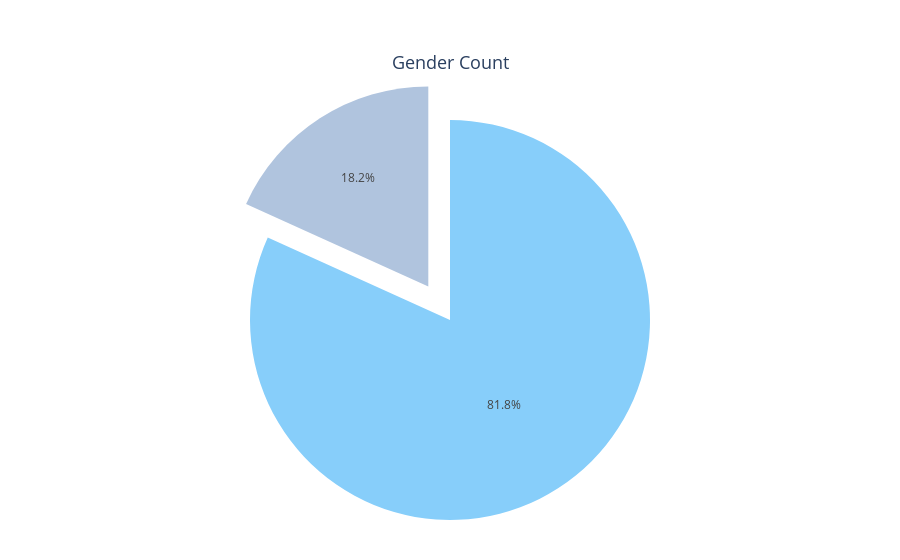

Here is the notebook cell this chart was saved with:
### Code cell
colors = ['LightSkyBlue','LightSteelBlue']
fig = go.Figure(data=[go.Pie( labels = gender,  values= gender_data ,hole=0.2, pull=[0, 0.2]  )])
fig.update_traces(showlegend=False , marker=dict(colors=colors))
fig.update_layout(
    title_text="Gender Count",
    title_x=0.5,  # Set the title's x position to center
    title_y=0.9,  # Set the title's y position (adjust as needed)
    title_font_size=18 ,
    plot_bgcolor='rgba(0, 0, 0, 0)',   # Plot area background
    paper_bgcolor='rgba(0,0,0,0)'
)
fig.update_layout(margin=dict(t=80, b=0, l=0, r=0))
fig.show()

### Figure 1 — Plotly figure (JSON) as saved in the notebook; plotly's stock layout.template omitted (floating-point values rounded to 4 significant figures)
{"data": [{"labels": ["Yes", "No"], "marker": {"colors": ["LightSkyBlue", "LightSteelBlue"]}, "pull": [0, 0.2], "showlegend": false, "type": "pie", "values": [502, 112]}], "layout": {"margin": {"b": 0, "l": 0, "r": 0, "t": 80}, "paper_bgcolor": "rgba(0,0,0,0)", "plot_bgcolor": "rgba(0, 0, 0, 0)", "title": {"font": {"size": 18}, "text": "Gender Count", "x": 0.5, "y": 0.9}}}
